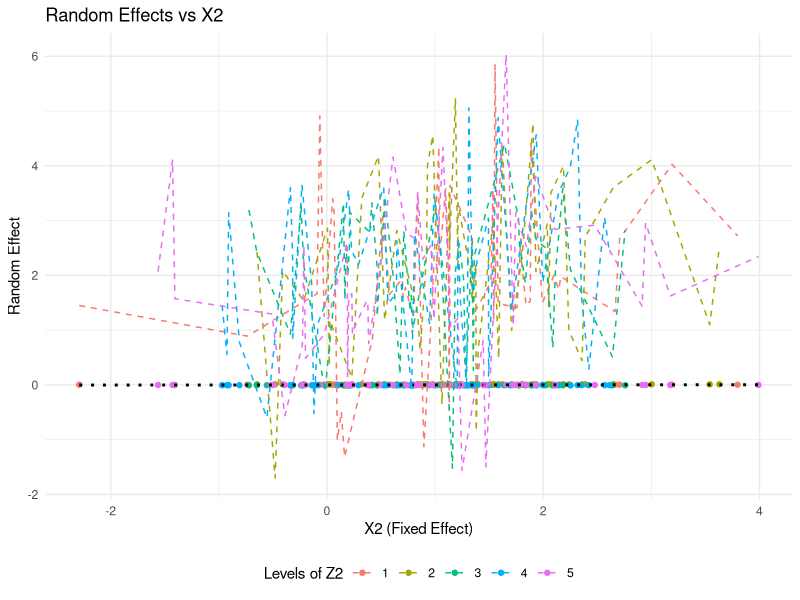
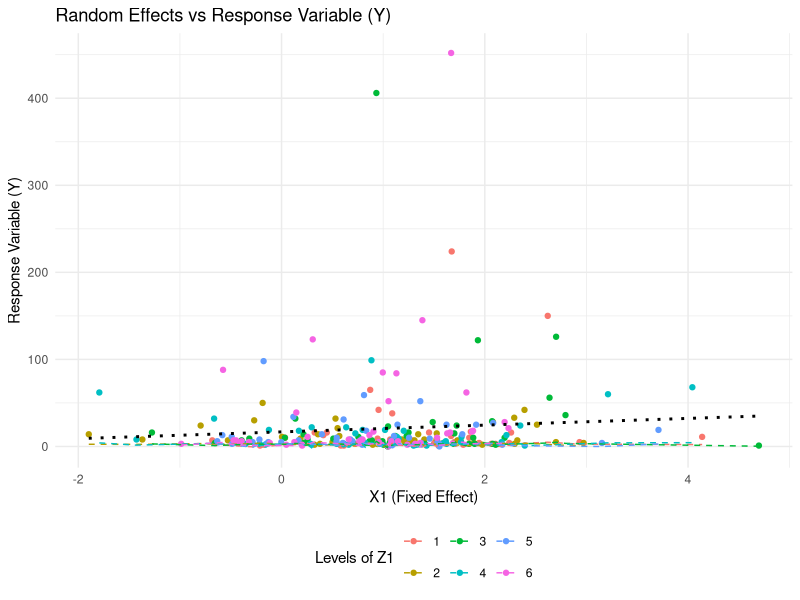
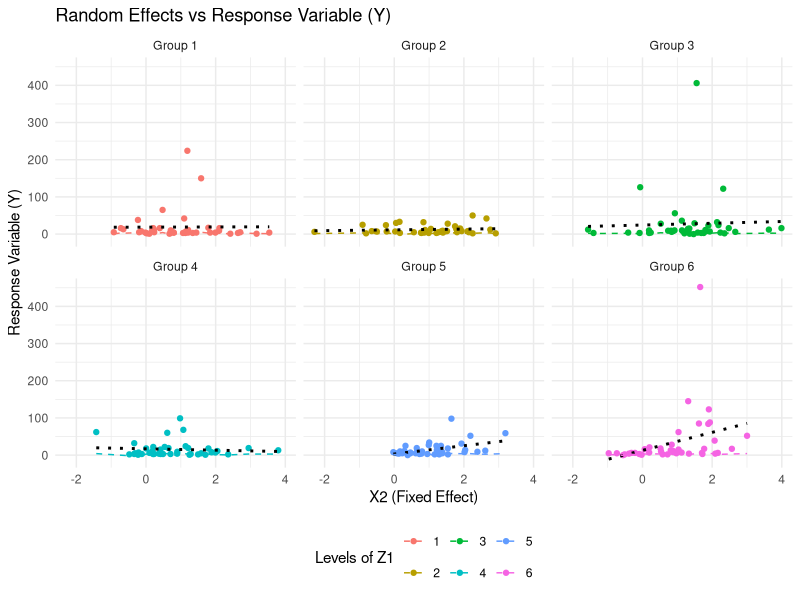

The R script that drew these images, in order: (Note: this script raises an error after producing the figures.)
### Set seed for reproducibility and load required packages
set.seed(10262025)
library(tidyverse)
library(mvtnorm)
library(lme4)
library(patchwork)

### Data Generation Function
Mixed.Model.DataGen <- function(
    FixEff = 4,                         # Number of fixed effects (including intercept)
    RanEff = 2,                         # Number of random effects
    Levels = rep(8, RanEff),            # Number of levels for each random effect (vector)
    N = 120,                            # Total sample size 
    Sigma.int = rep(3, RanEff),         # Std dev for random intercepts
    Sigma.slope = rep(1, RanEff),       # Std dev for random slopes 
    Cov.mat = NULL,                     # Covariance matrix for fixed-effect covariates
    Beta = NULL,                        # Fixed effect coefficients (vector)
    mu.vec = NULL,                      # Mean vector for covariates
    Response.distribution = "Normal",   # Error distribution type: "Normal", "Poisson", "Bernoulli", etc.
    Error.params = list(sd = 1),        # Parameters for error distribution (e.g., sd for normal, updated to 1)
    Link.function = "identity",         # Link function for GLMM (e.g., "identity", "log", "logit")
    overdispersion = FALSE,             # Attempt to induce overdispersion through hierarchical methods
    hierchical.str = "Poisson",         # Hierarchical structure to induce overdispersion
    Hier.params = list(lambda = 2),     # Hierarchical distribution parameters
    Noise = rnorm(N, mean = 0, sd = 2)  # Amount of noise one can such not to have a close-to-perfect-fit
) {
  # Input checks
  RanEff <- length(Levels)
  if (length(Sigma.int) != RanEff || length(Sigma.slope) != RanEff) {
    stop("Length of Sigma.int and Sigma.slope must match the number of random effects (RanEff).")
  }
  
  # Calculate sample size per level by dividing total sample size N by the number of levels in each factor
  Level.SS <- sapply(Levels, function(levels) N / levels)
  if (any(Level.SS != round(Level.SS))) {
    stop("The total sample size (N) cannot be equally divided by the number of levels. Adjust N or Levels.")
  }
  
  # Default settings
  num.cov <- FixEff - 1  # Exclude intercept
  
  # Mean vector
  if (is.null(mu.vec)) {
    mu.vec <- rep(0, num.cov)
  }
  if (length(mu.vec) != num.cov) {
    stop("mu.vec must have length equal to the number of fixed-effect covariates (FixEff - 1).")
  }
  
  # Covariance matrix
  if (is.null(Cov.mat)) {
    Cov.mat <- matrix(0.5, nrow = length(mu.vec), ncol = length(mu.vec))
    diag(Cov.mat) <- 1
  }
  if (!all(dim(Cov.mat) == num.cov)) {
    stop("Cov.mat dimensions must match the number of fixed-effect covariates (FixEff - 1).")
  }
  
  # Fixed effect beta sequence
  if (is.null(Beta)) {
    Beta <- c(1, rep(1, num.cov))
  }
  if (length(Beta) != FixEff) {
    stop("Length of Beta must equal the number of fixed effects (FixEff).")
  }
  
  # Generate fixed-effect covariates
  x.mat <- matrix(rnorm(N * num.cov, mean = mu.vec), nrow = N, ncol = num.cov)
  colnames(x.mat) <- paste0("X", 1:num.cov)
  
  # Generate random effect levels and factors
  Factors <- lapply(seq_len(RanEff), function(i) {
    rep(factor(rep(seq_len(Levels[i]), each = Level.SS[i])), length.out = N)
  })
  names(Factors) <- paste0("Z", 1:RanEff)
  
  # Generate random intercepts and slopes
  Random.Eff <- lapply(seq_len(RanEff), function(i) {
    intercepts <- rnorm(Levels[i], mean = 0, sd = Sigma.int[i])
    slopes <- if (Sigma.slope[i] > 0) {
      rnorm(Levels[i], mean = 0, sd = Sigma.slope[i])
      } else {
        rep(0, Levels[i])
      }
    list(intercepts = intercepts[as.integer(Factors[[i]])], slopes = slopes[as.integer(Factors[[i]])])
  })
  
  
  #####
  
  ### Perhaps unneeded randomization element???
  # Randomize order of random effect variables and align Factors
  Random.Eff <- lapply(seq_along(Random.Eff), function(i) {
    # Randomize order of intercepts and slopes
    random_indices <- sample(seq_along(Random.Eff[[i]]$intercepts))
    list(
      intercepts = Random.Eff[[i]]$intercepts[random_indices],
      slopes = Random.Eff[[i]]$slopes[random_indices],
      random_indices = random_indices # Store the order for aligning Factors
    )
  })
  
  # Update Factors to match the randomized order
  Factors <- lapply(seq_along(Factors), function(i) {
    factor(as.integer(Factors[[i]])[Random.Eff[[i]]$random_indices])
  })
  names(Factors) <- paste0("Z", seq_along(Factors))
  
  #####
  
  # Construct the linear predictor (fixed effects + random effects)
  lin.pred <- Beta[1] + x.mat %*% Beta[-1]  # Fixed effects part

  # Loop through each random effect
  for (i in seq_len(RanEff)) {
    # Apply random slopes for each covariate
    for (j in seq_len(num.cov)) {
      lin.pred <- lin.pred + Random.Eff[[i]]$slopes[j] * x.mat[, j]
    }
    
    # Add the random intercepts
    lin.pred <- lin.pred + Random.Eff[[i]]$intercepts
  }
  browser()
  # Apply link function (if GLMM)
  if (Link.function == "log") {
    lin.pred <- exp(lin.pred)
    if(any(lin.pred > 100)){
      print("Woah there bucko -- Inputs are creating very large counts, try making them smaller if this is not intended")
    }
  } else if (Link.function == "logit") {
    lin.pred <- 1 / (1 + exp(lin.pred))
    if(any(lin.pred > 0.95)){
      print("Woah there bucko -- Inputs are creating very large success probabilities, try making them smaller if this is not intended")
    }
  }
  
  # Construct the response variable
  y.vec <- switch(Response.distribution,
                    Normal = rnorm(N, mean = lin.pred, sd = Error.params$sd),
                    Poisson = rpois(N, lambda = lin.pred),
                    Bernoulli = rbinom(N, size = 1, prob = lin.pred),
                    stop("Unsupported error distribution")
  )
  
  # Poisson overdispersion attempt
  # Thinking of the current Y values as groups and then each group has counts distributed...
  if(Response.distribution == "Poisson" & overdispersion == TRUE){
    z.vec <- rep(0, N)
    for(i in 1:N){
      if (hierchical.str == "Poisson") {
        if(!is.null(Noise)){
          z.vec[i] <- sum(rpois(y.vec[i], lambda = Hier.params$lambda)) 
          + round((Noise + Hier.params$lambda) * sqrt(Hier.params$lambda))
        }
        z.vec[i] <- sum(rpois(y.vec[i], lambda = Hier.params$lambda))
      } else if (hierchical.str == "Gamma") {
        if(!is.null(Noise)){
          z.vec[i] <- round(sum(rgamma(y.vec[i], shape = Hier.params$shape, rate = Hier.params$rate))  
          + (Noise + Hier.params$shape/Hier.params$shape) * sqrt(Hier.params$shape/(Hier.params$shape)^2))
        }
        z.vec[i] <- round(sum(rgamma(y.vec[i], shape = Hier.params$shape, rate = Hier.params$rate))) 
      } else {
        if(!is.null(Noise)){
          z.vec[i] <- round(sum(rnorm(y.vec[i], mean = Hier.params$mean, sd = Hier.params$sd))
          + (Noise + Hier.params$mean) * Hier.params$sd)
        }
        z.vec[i] <- round(sum(rnorm(y.vec[i], mean = Hier.params$mean, sd = Hier.params$sd)))
      }
    }
    y.vec <- z.vec
  }
  
  if(!is.null(Noise) & Response.distribution != "Bernoulli" & overdispersion == FALSE){
    if(Response.distribution == "Poisson") {
      y.vec <- y.vec + round(abs(Noise))
    } else {
      y.vec <- y.vec + Noise
    }
    
  }
  
  # Combine data into a dataframe
  df <- data.frame(Y = y.vec, x.mat, do.call(cbind, Factors))
  return(df)
}

# Example: Default settings - Simulating Normal data (LMM data)
sim.data <- Mixed.Model.DataGen()
sim.data

# Fit GLMM with exact model
NormMod <- glmer(Y ~ X1 + X2 + X3 + (X1 + X2 + X3 | Z1) + (X1 + X2 + X3 | Z2), data = sim.data)
summary(NormMod)

# Simulate data with adjusted parameters
sim.data1.2 <- Mixed.Model.DataGen(N = 120, 
                                   Beta = c(1, 2, 2, 2),
                                   Sigma.int = rep(3, 2), 
                                   Error.params = list(sd = 1))
# Fit GLMM
NormMod2 <- lmer(Y ~ X1 + X2 + X3 + (X1 | Z1) + (X1 | Z2), data = sim.data1.2)
summary(NormMod2)

# Example: Simulating Bernoulli GLMM data
sim.data2 <- Mixed.Model.DataGen(
  FixEff = 4,
  RanEff = 3,
  Levels = c(6, 10, 4),
  N = 120,
  Sigma.int = c(0.01, 0.05, 0.02),
  Sigma.slope = c(0.5, 0, 0.01),
  Cov.mat = matrix(c(1, 0.2, 0.2, 1, 0.5, 0.5, 0.3, 0.25, 0.4), 3, 3),
  Beta = c(0.04, 0.03, 0.04, 0.01),
  mu.vec = c(0, 1, 1),
  Response.distribution = "Bernoulli",
  Error.params = NULL,
  Link.function = "logit"
)
sim.data2

# Fit GLMM
BernMod <- glmer(Y ~ X1 + X2 + X3 + (1 | Z1) + (1 | Z2) + (1 | Z3), 
                 data = sim.data2, 
                 family = binomial(link = "logit"))

# Model summary
summary(BernMod)

# Simulating Poisson GLMM data
# Keep coefficients < 0.66 as a rule of thumb - or big counts might result
sim.data3 <- Mixed.Model.DataGen(
  FixEff = 4,
  RanEff = 3,
  Levels = c(6, 5, 4),
  N = 240,
  Sigma.int = c(0.05, 0.05, 0.05),
  Sigma.slope = c(0.15, 0.15, 0.15),
  Cov.mat = NULL,
  Beta = c(0.15, 0.25, 0.50, 0.66),
  mu.vec = c(1, 1, 1.25),
  Response.distribution = "Poisson",
  Error.params = NULL,
  Link.function = "log",
  overdispersion = FALSE
)
sim.data3

# Fit GLMM
PoisMod <- glmer(Y ~ X1 + X2 + X3 + (X1 + X2 + X3 | Z1) + (X1 + X2 + X3 | Z2) + (X1 + X2 + X3 | Z3), 
             data = sim.data3, 
             family = poisson(link = "log"))

# Model summary
summary(PoisMod)

#####
### Random Effect Plotting Function (A work in progress)
plot_random_effects_vs_fixed <- function(model, 
                                         data, 
                                         fixed_effects = NULL, 
                                         random_effect = NULL, 
                                         include_slopes = TRUE, 
                                         plot_response = FALSE, 
                                         facet = FALSE, 
                                         plot_summary_stats = FALSE) {
  
  # Extract random effects from the GLMM model
  ranef_data <- ranef(model, condVar = TRUE)
  
  # Extract the fixed effects and predictions from the model
  data$Predicted <- predict(model, newdata = data, re.form = NA) # Fixed effects predictions
  
  # If plotting summary statistics is requested
  if (plot_summary_stats) {
    # Initialize an empty list to store the random effects data
    ranef_df_list <- list()
    
    # Loop over each random effect group in the model
    for (group_name in names(ranef_data)) {
      # Extract random intercept and slope for the group
      random_intercept <- ranef_data[[group_name]][, "(Intercept)"]
      
      # If the group has random slopes, extract them as well
      random_slopes <- ifelse(ncol(ranef_data[[group_name]]) > 1, ranef_data[[group_name]][, 2], NA)
      
      # Prepare data for plotting
      group_data <- data.frame(
        Group = rownames(ranef_data[[group_name]]),
        RandomIntercept = random_intercept,
        RandomSlope = random_slopes,
        Factor = group_name
      )
      
      # Append to the list
      ranef_df_list[[group_name]] <- group_data
    }
    
    # Combine all random effects data into one data frame
    ranef_df <- do.call(rbind, ranef_df_list)
    
    # Check and ensure proper matching of data columns for fixed effects
    # fixed_effects_summary <- data.frame(Z1 = unique(data$Z1))
    fixed_effects_summary <- data.frame(setNames(list(unique(data[[random_effect]])), random_effect))
    
    # Add mean values for each fixed effect to the fixed_effects_summary
    for (fixed in fixed_effects) {
      fixed_mean <- aggregate(as.formula(paste(fixed, "~", random_effect)), data = data, FUN = mean)
      fixed_effects_summary <- merge(fixed_effects_summary, fixed_mean, by = random_effect, all.x = TRUE)
    }
    
    # Merge random effects with fixed effects summary
    merged_data <- merge(ranef_df, fixed_effects_summary, by.x = "Group", by.y = random_effect, all.x = TRUE)
    
    # Create the plot for each fixed effect
    plot_list <- lapply(seq_along(fixed_effects), function(index) {
      fixed_effect <- fixed_effects[index]
      
      plot <- ggplot(merged_data, aes_string(x = fixed_effect, y = "RandomIntercept", color = "Factor")) +
        geom_point(size = 3) +
        geom_smooth(method = "lm", se = FALSE, linetype = "dotted", color = "black") +
        geom_line(aes(y = Predicted), linetype = "dashed") +  # Add model-predicted regression line
        labs(
          title = paste("Random Effects vs", fixed_effect),
          x = fixed_effect,
          y = "Random Intercept",
          color = "Random Effects"
        ) +
        theme_minimal() +
        theme(legend.position = "bottom")
      
      # Remove the Y-axis elements for all but the first plot
      if (index > 1) {
        plot <- plot + theme(
          axis.title.y = element_blank(),
          axis.text.y = element_blank(),
          axis.ticks.y = element_blank()
        )
      }
      
      return(plot)
    })
    
    # Combine plots with patchwork
    combined_plot <- patchwork::wrap_plots(plot_list, ncol = length(fixed_effects)) + 
      plot_layout(guides = "collect") & theme(legend.position = "bottom")
    
    # Return the combined plot
    return(combined_plot)
    
  } else {
    # Extract specified random effect data
    if (!is.null(random_effect) && random_effect %in% names(ranef_data)) {
      random_effect_data <- ranef_data[[random_effect]]
      
      # Check if the model has random slopes
      if (include_slopes && ncol(random_effect_data) > 1) {
        intercepts <- random_effect_data[, "(Intercept)"]
        slopes <- ifelse(ncol(random_effect_data) > 1, random_effect_data[, 2], NA)  # Dynamically use the fixed effect variable
        
        # Prepare data for plotting
        ranef_df <- data.frame(
          Group = rownames(random_effect_data),
          RandomEffect = c(intercepts, slopes),
          Type = rep(c("Intercept", "Slope"), each = length(intercepts)),
          GroupFactor = rep(random_effect, length(intercepts) * 2)
        )
      } else {
        # If no slopes, just use intercepts
        ranef_df <- data.frame(
          Group = rownames(random_effect_data),
          RandomEffect = random_effect_data[, "(Intercept)"],
          Type = "Intercept",
          GroupFactor = random_effect
        )
      }
      
      # Merge random effects with the original data
      merged_data <- merge(data, ranef_df, by.x = random_effect, by.y = "Group", all.x = TRUE)
      
      # Convert the random effect grouping variable into a factor for color aesthetic
      merged_data[[random_effect]] <- as.factor(merged_data[[random_effect]])
      
      # If plot_response is TRUE, use the response variable (Y) for the y-axis
      if (plot_response) {
        p <- ggplot(merged_data, aes_string(x = fixed_effects, y = "Y", color = random_effect)) +
          geom_point() +
          geom_smooth(method = "lm", se = FALSE, linetype = "dotted", color = "black") +  # Add a linear regression line
          geom_line(aes(y = Predicted), linetype = "dashed") +  # Add model-predicted regression line
          labs(
            title = paste("Random Effects vs Response Variable (Y)"),
            x = paste(fixed_effects, "(Fixed Effect)"),
            y = "Response Variable (Y)",
            color = paste("Levels of", random_effect)
          ) +
          theme_minimal() +
          theme(legend.position = "bottom")  # Move legend to the bottom
        
        if (facet) {
          facet_labels <- paste("Group", as.numeric(unique(merged_data[[random_effect]])))
          p <- p + facet_wrap(~ merged_data[[random_effect]], labeller = labeller(.default = setNames(facet_labels, levels(merged_data[[random_effect]]))))
        }
        
        print(p)
        
      } else {
        # Plot against random effect
        p <- ggplot(merged_data, aes_string(x = fixed_effects, y = "RandomEffect", color = random_effect)) +
          geom_point() + 
          geom_smooth(method = "lm", se = FALSE, linetype = "dotted", color = "black") +
          geom_line(aes(y = Predicted), linetype = "dashed") +  # Add model-predicted regression line
          labs(
            title = paste("Random Effects vs", fixed_effects),
            x = paste(fixed_effects, "(Fixed Effect)"),
            y = "Random Effect",
            color = paste("Levels of", random_effect)
          ) +
          theme_minimal() +
          theme(legend.position = "bottom")  # Move legend to the bottom
        
        if (facet) {
          facet_labels <- paste("Group", as.numeric(unique(merged_data[[random_effect]])))
          p <- p + facet_wrap(~ merged_data[[random_effect]], labeller = labeller(.default = setNames(facet_labels, levels(merged_data[[random_effect]]))))
        }
        
        print(p)
      }
    } else {
      stop("Invalid random_effect or random_effect is NULL.")
    }
  }
}

# Example usage with a GLMM model:
# Fit the GLMM model with random intercepts and slopes
PoisMod <- glmer(Y ~ X1 + X2 + X3 + (1 | Z1) + (1 | Z2) + (X1 | Z3), 
                 data = sim.data3, 
                 family = poisson(link = "log"))

# Call the plotting function for the fixed effect "X2" and random intercept for "Z2"
plot_random_effects_vs_fixed(PoisMod, sim.data3, 
                             fixed_effects = "X2", random_effect = "Z2", 
                             include_slopes = FALSE)


# Call the plotting function for the fixed effect "X1" and random intercept for "Z1", but plot against the response variable (Y)
plot_random_effects_vs_fixed(PoisMod, sim.data3, 
                             fixed_effects = "X1", random_effect = "Z1", 
                             include_slopes = FALSE, plot_response = TRUE)


# Call the plotting function for the fixed effect "X2" and random intercept for "Z1", with faceting
plot_random_effects_vs_fixed(PoisMod, sim.data3, 
                             fixed_effects = "X2", random_effect = "Z1", 
                             include_slopes = FALSE, plot_response = TRUE, 
                             facet = TRUE)

# Example fixed effects for which you want to plot the summary statistics
combined_plot <- plot_random_effects_vs_fixed(PoisMod, 
                                              sim.data3, 
                                              fixed_effects = c("X1", "X2"), # Define 1 to the max number of fixed effects
                                              random_effect = "Z1", 
                                              plot_summary_stats = TRUE, 
                                              facet = TRUE)
print(combined_plot)


# No option for 0 random effects - so GLM data
